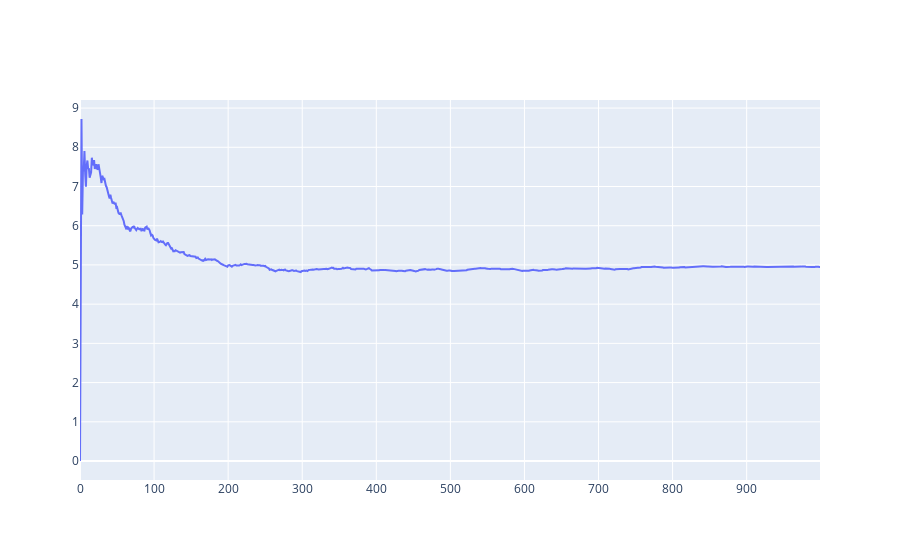

This figure's notebook cell:
### Markdown cell above
Note that what we are going to do isn't computationally efficient. That said, we want to see how Mn evolves as we increase the number of samples:

### Code cell
means = [0]

for index in range(1,NUMBER_OF_SAMPLES):
    current_mean = (means[index-1] *(index-1)/index) + (experiments[index]/index)
    means.append(current_mean) 

# Plot
fig = go.Figure(data=go.Scatter(x=x_axis, y=means))
fig.show()

### Figure 1 — Plotly figure (JSON) as saved in the notebook; plotly's stock layout.template omitted (floating-point values rounded to 4 significant figures; data arrays with more than 128 entries replaced by an {"elided": "..."} marker saying what was removed)
{"data": [{"type": "scatter", "x": {"elided": "1000 int values"}, "y": {"elided": "1000 float values"}}], "layout": {}}
